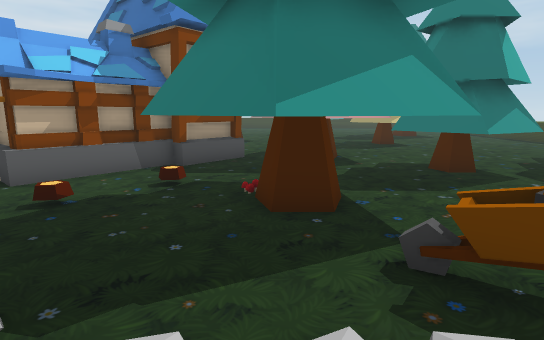
[1] (above)

19 first-person views from a walk through a 3-D level made in the Unity game engine. The camera is 1.5 m above the floor, tilts 10° down and sees 80° across. The floor is counted in squares, 1 m on a side. Each view is taken from the middle of a square. On the plan, view 1 faces up. The plan holds only what a view shows up to about 15 squares ahead; the rest is blank. The place goes on beyond the plan. The player character is not drawn. Some animated figures are not drawn.

[2]
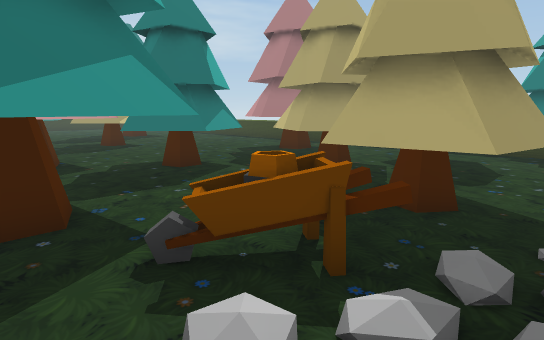

[3]
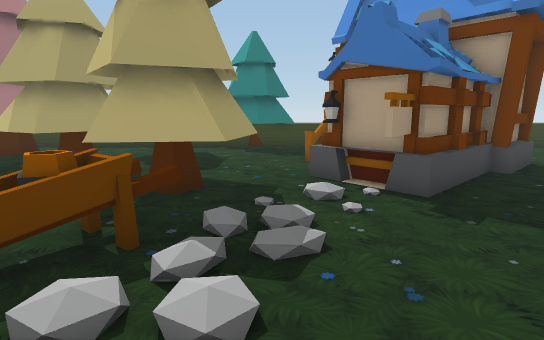

[4]
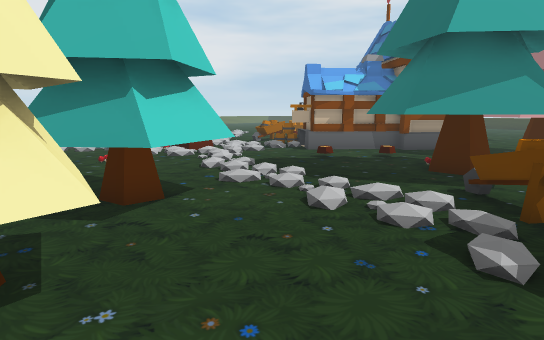

[5]
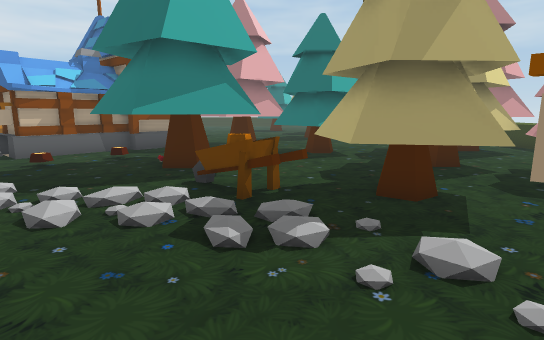

[6]
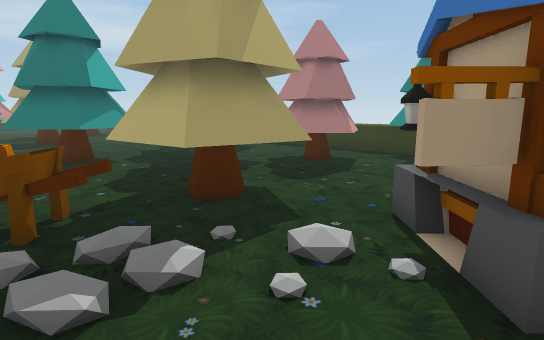

[7]
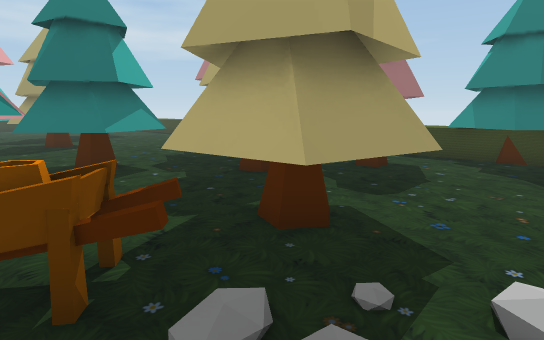

[8]
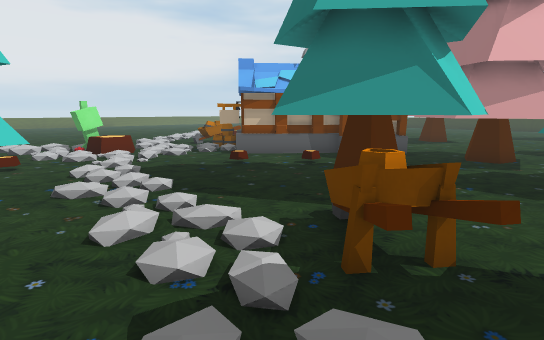

[9]
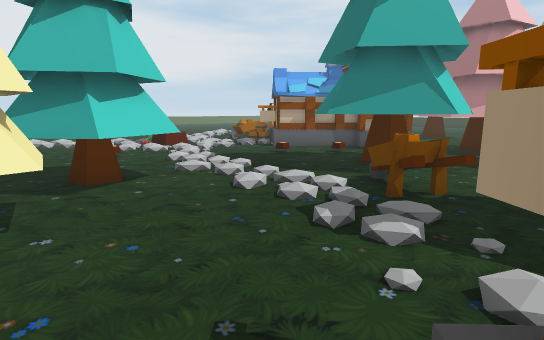

[10]
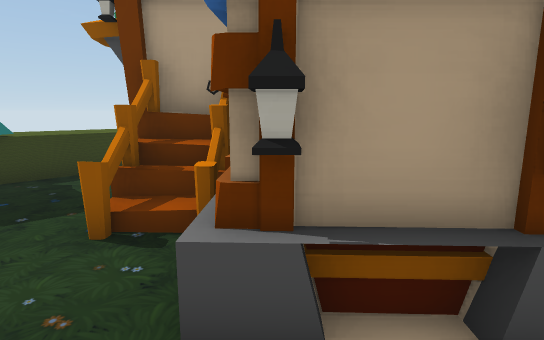

[11]
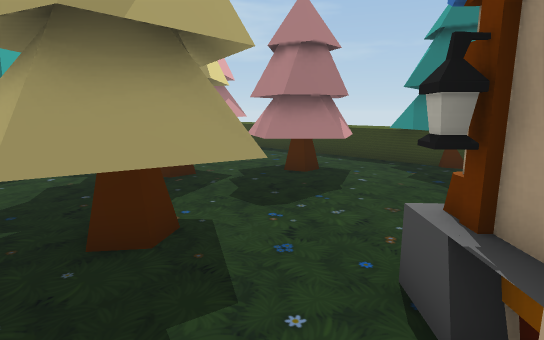

[12]
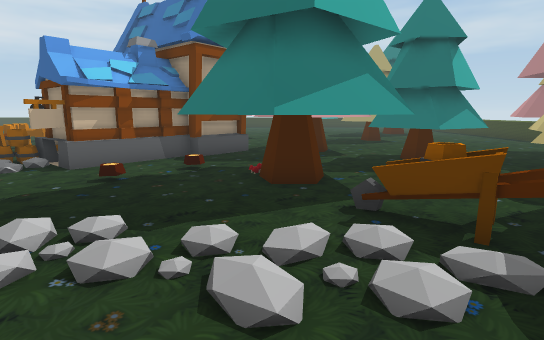

[13]
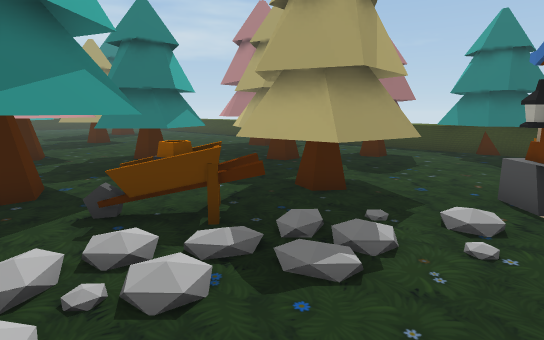

[14]
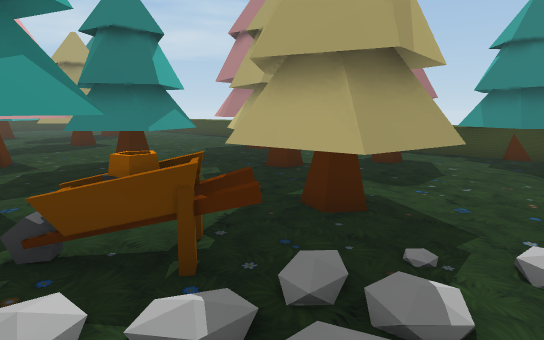

[15]
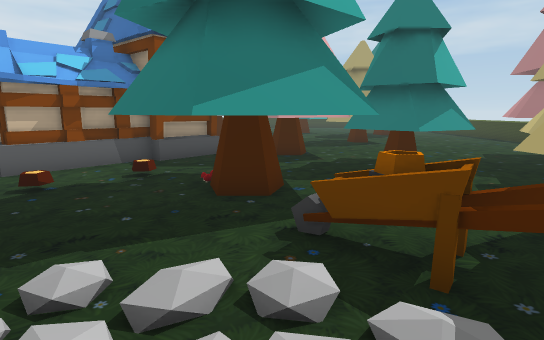

[16]
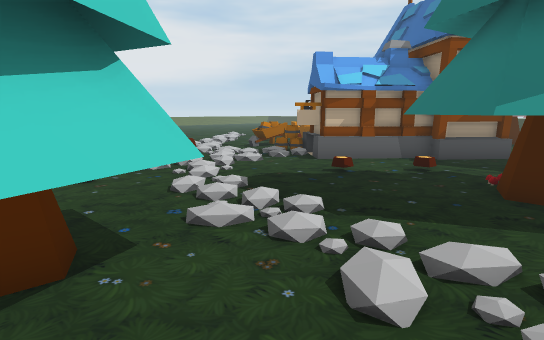

[17]
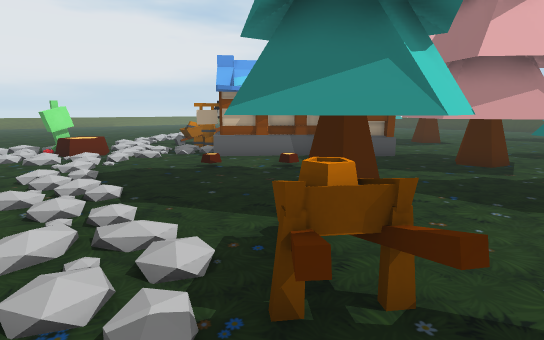

[18]
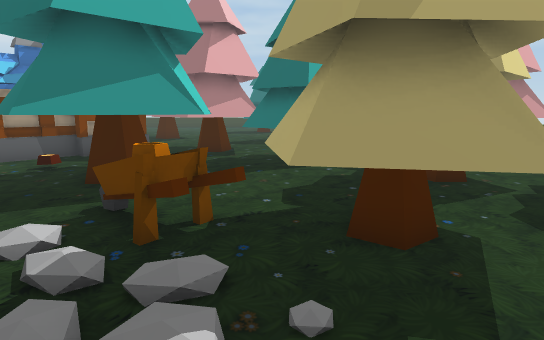

[19]
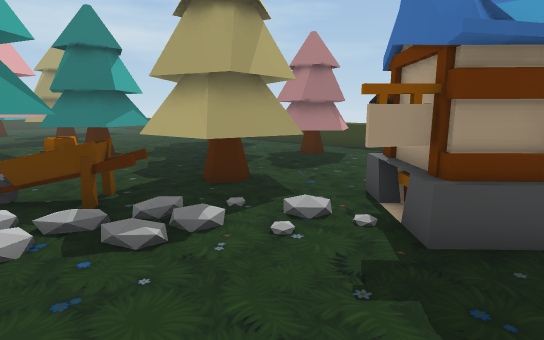

### Floor plan
Key: @ floor where view 1 was taken; # wall or solid block; . main floor; : floor 0.25 m higher than the main floor; / step, stairs or slope; = window, fence, low wall or low ledge; ^ raised ledge; T tree; H house; W wheel; B barrel; O other object.
Columns run from 9 left of view 1 to 16 right of it. Each row starts with its distance up from view 1.
 18            ..
 17            .. T
 16            ..TTT
 15        ... ...TT   ...
 14        ... ...T.......
 13   HHH  ..   T.........
 12    HH      TT.........
 11     H ## TTTT......TT  ^
 10 O   HH#H=TTTTT  ..TT   ^
  9 O   HHHH..TT TTT..TTTTT^
  8   HHHH..  ..TTTT...TTTT^
  7   :HH...  TT.TTTTT  T..^
  6   :.... TOTT...TTTT....^
  5   :....TTTTTT..TTTTTT .^
  4 O./.....TTTTT.. TTTTT .^^^
  3 O///.....TTWWTTTT..TTT.^^
  2 / //..::...BBWTTT...T.TTT
  1 /.......././WTTTT.....T#
  0 ..O.. TT.@///..T......T#
 -1 .O... TT......:HH.H....TT^
 -2 .....TTTT.....HHHH:HH..^^^
 -3     .TTTTT....HHH HHHH ^^^
 -4         TT.....HHHHH

Where each view was taken, in squares from view 1:
view 1: 0 up, 0 right, facing up
view 2: 0 up, 0 right, facing up-right
view 3: 0 up, 1 left, facing right
view 4: 4 down, 3 right, facing up-left
view 5: 4 down, 3 right, facing up
view 6: 3 down, 2 right, facing up-right
view 7: 1 down, 2 right, facing up-right
view 8: 1 down, 4 right, facing up-left
view 9: 4 down, 5 right, facing up-left
view 10: 0 up, 5 right, facing down-right
view 11: 2 down, 4 right, facing up-right
view 12: 2 down, 0 right, facing up
view 13: 2 down, 0 right, facing up-right
view 14: 1 down, 1 right, facing up-right
view 15: 1 down, 1 right, facing up
view 16: 2 down, 1 right, facing up-left
view 17: 0 up, 4 right, facing up-left
view 18: 2 down, 4 right, facing up
view 19: 4 down, 1 right, facing up-right
